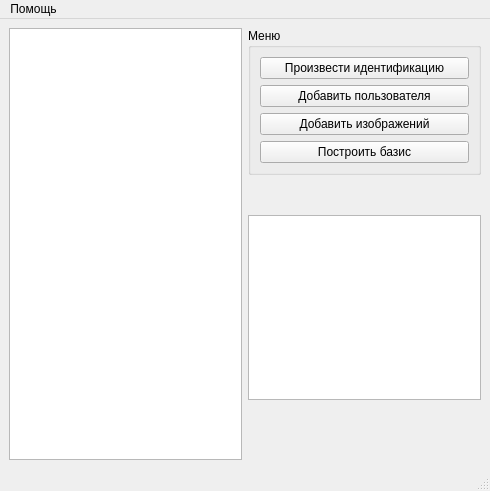
<?xml version="1.0" encoding="UTF-8"?>
<ui version="4.0">
 <class>MainWindow</class>
 <widget class="QMainWindow" name="MainWindow">
  <property name="geometry">
   <rect>
    <x>0</x>
    <y>0</y>
    <width>490</width>
    <height>491</height>
   </rect>
  </property>
  <property name="contextMenuPolicy">
   <enum>Qt::DefaultContextMenu</enum>
  </property>
  <property name="windowTitle">
   <string>Биометрическая идентификация</string>
  </property>
  <property name="windowIcon">
   <iconset>
    <normaloff>Finder-App-Icon-e1424287696699.jpg</normaloff>Finder-App-Icon-e1424287696699.jpg</iconset>
  </property>
  <widget class="QWidget" name="centralwidget">
   <layout class="QGridLayout" name="gridLayout_2">
    <item row="0" column="0" rowspan="7">
     <widget class="QTreeView" name="treeView"/>
    </item>
    <item row="6" column="1">
     <spacer name="horizontalSpacer_2">
      <property name="orientation">
       <enum>Qt::Horizontal</enum>
      </property>
      <property name="sizeType">
       <enum>QSizePolicy::Expanding</enum>
      </property>
      <property name="sizeHint" stdset="0">
       <size>
        <width>100</width>
        <height>20</height>
       </size>
      </property>
     </spacer>
    </item>
    <item row="0" column="1" rowspan="2">
     <widget class="QGroupBox" name="groupBox">
      <property name="font">
       <font>
        <weight>50</weight>
        <bold>false</bold>
       </font>
      </property>
      <property name="tabletTracking">
       <bool>false</bool>
      </property>
      <property name="autoFillBackground">
       <bool>true</bool>
      </property>
      <property name="title">
       <string>Меню</string>
      </property>
      <layout class="QVBoxLayout" name="verticalLayout_2">
       <item>
        <widget class="QPushButton" name="pushButton_4">
         <property name="text">
          <string>Произвести идентификацию</string>
         </property>
        </widget>
       </item>
       <item>
        <widget class="QPushButton" name="pushButton">
         <property name="text">
          <string>Добавить пользователя</string>
         </property>
        </widget>
       </item>
       <item>
        <widget class="QPushButton" name="pushButton_2">
         <property name="text">
          <string>Добавить изображений</string>
         </property>
        </widget>
       </item>
       <item>
        <widget class="QPushButton" name="pushButton_3">
         <property name="text">
          <string>Построить базис</string>
         </property>
        </widget>
       </item>
      </layout>
     </widget>
    </item>
    <item row="3" column="1">
     <widget class="QTextBrowser" name="textBrowser"/>
    </item>
    <item row="5" column="1">
     <spacer name="verticalSpacer">
      <property name="orientation">
       <enum>Qt::Vertical</enum>
      </property>
      <property name="sizeHint" stdset="0">
       <size>
        <width>20</width>
        <height>40</height>
       </size>
      </property>
     </spacer>
    </item>
    <item row="2" column="1">
     <spacer name="verticalSpacer_2">
      <property name="orientation">
       <enum>Qt::Vertical</enum>
      </property>
      <property name="sizeHint" stdset="0">
       <size>
        <width>20</width>
        <height>40</height>
       </size>
      </property>
     </spacer>
    </item>
   </layout>
  </widget>
  <widget class="QMenuBar" name="menubar">
   <property name="geometry">
    <rect>
     <x>0</x>
     <y>0</y>
     <width>490</width>
     <height>21</height>
    </rect>
   </property>
   <widget class="QMenu" name="menu">
    <property name="title">
     <string>Помощь</string>
    </property>
   </widget>
   <addaction name="menu"/>
  </widget>
  <widget class="QStatusBar" name="statusbar"/>
 </widget>
 <resources/>
 <connections/>
</ui>
